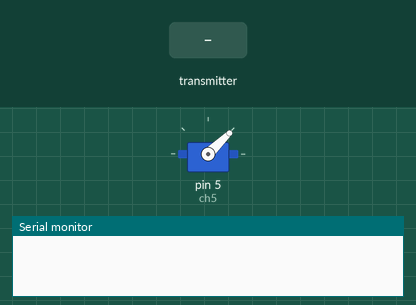
Bench run of a sketch on a simulated Arduino Uno, built with avr-gcc and run on an emulated ATmega328P. Parts: servo, the last lines printed to the serial monitor. The inputs (shaded band) are chosen by the test bench. No radio packets arrive unless stated.

Above: at 1.2 s.
1.3 s: the transmitter starts sending aux1 = 64
At 1.7 s:
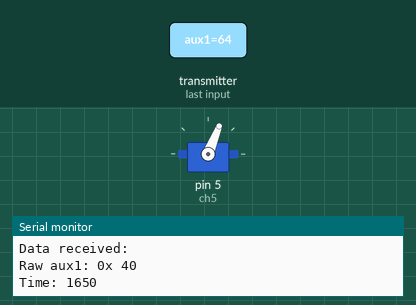
2.8 s: the transmitter starts sending aux1 = 255
At 4.0 s:
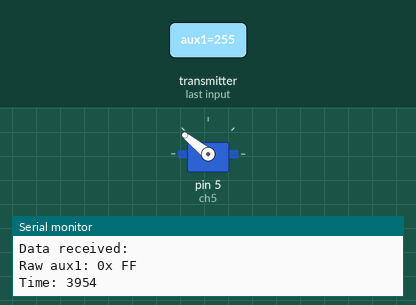
4.3 s: the transmitter starts sending aux1 = 128
At 5.2 s:
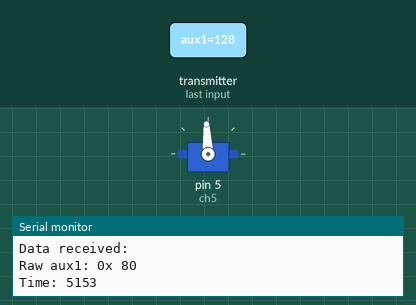
Timing chart, 0 to 7.3 s (numbered marks = the images above; inputs shaded):
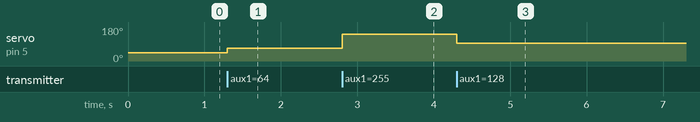

Measured:
- after the input at 1.3 s, servo on pin 5 (ch5): 44° → 68° at once
- after the input at 2.8 s, servo on pin 5 (ch5): 68° → 141° at once
- after the input at 4.3 s, servo on pin 5 (ch5): 141° → 93° at once

The sketch:

alici_5ch.io.ino
```cpp
//  1 Channel Receiver | 1 Kanal Alıcı
//  PWM output on pin D5

#include <SPI.h>
#include <nRF24L01.h>
#include <RF24.h>
#include <Servo.h>

int ch_width_5 = 0;

Servo ch5;

struct Signal {
byte aux1;
};

Signal data;

const uint64_t pipeIn = 0xE8E8F0F0E1LL; //00322
RF24 radio(9, 10);

void ResetData()
{

data.aux1 = 0;                                              // Define the inicial value of each data input. | Veri girişlerinin başlangıç değerleri
                                                            // The middle position for analog channels | Analog kanallar için orta konum
}

void setup()
{
                                                           // Set the pins for each PWM signal | Her bir PWM sinyal için pinler belirleniyor.
  Serial.begin(9600);                                     // Start Serial Monitor with 9600 baud rate

  ch5.attach(5);


  ResetData();                                             // Configure the NRF24 module  | NRF24 Modül konfigürasyonu
  radio.begin();
  radio.openReadingPipe(1,pipeIn);
  radio.setChannel(100);
  radio.setAutoAck(false);
  radio.setDataRate(RF24_250KBPS);                          // The lowest data rate value for more stable communication  | Daha kararlı iletişim için en düşük veri hızı.
  radio.setPALevel(RF24_PA_MAX);                            // Output power is set for maximum |  Çıkış gücü maksimum için ayarlanıyor.
  radio.startListening();                                   // Start the radio comunication for receiver | Alıcı için sinyal iletişimini başlatır.

}

unsigned long lastRecvTime = 0;

void recvData()
{
    while (radio.available()) {
        radio.read(&data, sizeof(Signal));    // Read the incoming data
        lastRecvTime = millis();              // Update the last received time

        // Print the received data to the Serial Monitor
        Serial.println("Data received:");
        Serial.print("Raw aux1: 0x ");
        Serial.println(data.aux1, HEX);     // Assuming 'signalValue' is a member of the Signal structure
        Serial.print("Time: ");
        Serial.println(lastRecvTime);         // Print the time when data was received
    }
}


void loop()
{
recvData();
unsigned long now = millis();
if ( now - lastRecvTime > 1000 ) {
ResetData();                                                // Signal lost.. Reset data | Sinyal kayıpsa data resetleniyor
}

ch_width_5 = map(data.aux1, 0, 255, 1000, 2000);            // pin D5 (PWM signal)

ch5.writeMicroseconds(ch_width_5);                          // Write the PWM signal | PWM sinyaller çıkışlara gönderiliyor

}
```
